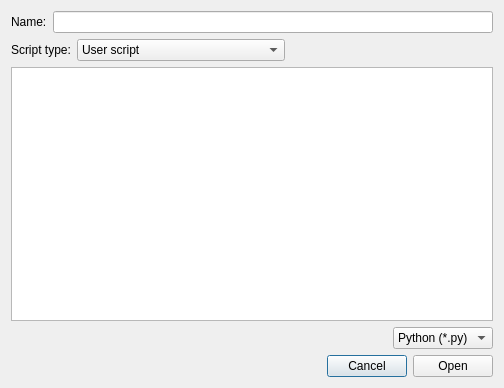
<?xml version="1.0" encoding="UTF-8"?>
<ui version="4.0">
 <class>Dialog</class>
 <widget class="QDialog" name="Dialog">
  <property name="geometry">
   <rect>
    <x>0</x>
    <y>0</y>
    <width>504</width>
    <height>388</height>
   </rect>
  </property>
  <property name="windowTitle">
   <string>Open Script File</string>
  </property>
  <layout class="QVBoxLayout" name="verticalLayout">
   <item>
    <layout class="QHBoxLayout" name="save_name_layout">
     <item>
      <widget class="QLabel" name="lbl_name">
       <property name="text">
        <string>Name:</string>
       </property>
      </widget>
     </item>
     <item>
      <widget class="QLineEdit" name="txt_filename"/>
     </item>
    </layout>
   </item>
   <item>
    <layout class="QHBoxLayout" name="horizontalLayout_3">
     <item>
      <widget class="QLabel" name="lbl_script_type">
       <property name="text">
        <string>Script type:</string>
       </property>
      </widget>
     </item>
     <item>
      <widget class="QComboBox" name="combo_script_type">
       <property name="sizePolicy">
        <sizepolicy hsizetype="Expanding" vsizetype="Fixed">
         <horstretch>0</horstretch>
         <verstretch>0</verstretch>
        </sizepolicy>
       </property>
       <item>
        <property name="text">
         <string>User script</string>
        </property>
       </item>
       <item>
        <property name="text">
         <string>Instrument script</string>
        </property>
       </item>
      </widget>
     </item>
     <item>
      <spacer name="horizontalSpacer_3">
       <property name="orientation">
        <enum>Qt::Horizontal</enum>
       </property>
       <property name="sizeHint" stdset="0">
        <size>
         <width>40</width>
         <height>20</height>
        </size>
       </property>
      </spacer>
     </item>
    </layout>
   </item>
   <item>
    <widget class="QTableView" name="file_table"/>
   </item>
   <item>
    <layout class="QHBoxLayout" name="horizontalLayout_2">
     <item>
      <spacer name="horizontalSpacer_2">
       <property name="orientation">
        <enum>Qt::Horizontal</enum>
       </property>
       <property name="sizeHint" stdset="0">
        <size>
         <width>40</width>
         <height>20</height>
        </size>
       </property>
      </spacer>
     </item>
     <item>
      <widget class="QComboBox" name="comboBox">
       <item>
        <property name="text">
         <string>Python (*.py)</string>
        </property>
       </item>
      </widget>
     </item>
    </layout>
   </item>
   <item>
    <layout class="QHBoxLayout" name="horizontalLayout">
     <item>
      <spacer name="horizontalSpacer">
       <property name="orientation">
        <enum>Qt::Horizontal</enum>
       </property>
       <property name="sizeHint" stdset="0">
        <size>
         <width>40</width>
         <height>20</height>
        </size>
       </property>
      </spacer>
     </item>
     <item>
      <widget class="QPushButton" name="btn_cancel">
       <property name="text">
        <string>Cancel</string>
       </property>
      </widget>
     </item>
     <item>
      <widget class="QPushButton" name="btn_ok">
       <property name="text">
        <string>Open</string>
       </property>
      </widget>
     </item>
    </layout>
   </item>
  </layout>
 </widget>
 <resources/>
 <connections/>
</ui>
